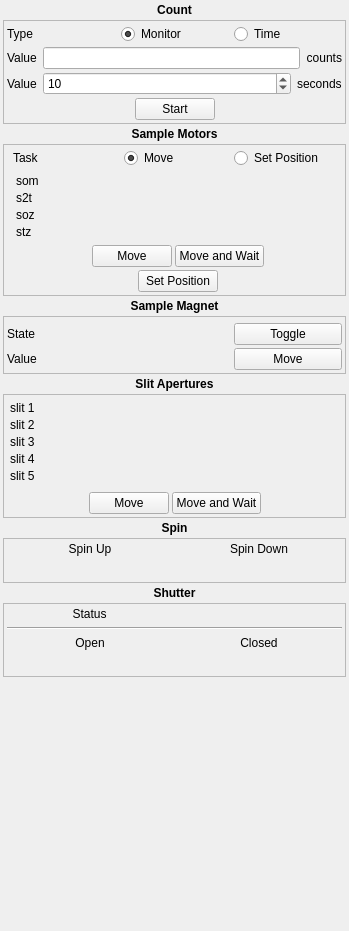
<?xml version="1.0" encoding="UTF-8"?>
<ui version="4.0">
 <class>Form</class>
 <widget class="QWidget" name="Form">
  <property name="geometry">
   <rect>
    <x>0</x>
    <y>0</y>
    <width>349</width>
    <height>931</height>
   </rect>
  </property>
  <property name="windowTitle">
   <string>Form</string>
  </property>
  <layout class="QVBoxLayout" name="verticalLayout">
   <property name="spacing">
    <number>3</number>
   </property>
   <property name="margin">
    <number>3</number>
   </property>
   <item>
    <widget class="QLabel" name="label_14">
     <property name="text">
      <string>&lt;b&gt;Count&lt;/b&gt;</string>
     </property>
     <property name="alignment">
      <set>Qt::AlignCenter</set>
     </property>
    </widget>
   </item>
   <item>
    <widget class="QFrame" name="frame_5">
     <property name="frameShape">
      <enum>QFrame::StyledPanel</enum>
     </property>
     <property name="frameShadow">
      <enum>QFrame::Raised</enum>
     </property>
     <layout class="QVBoxLayout" name="verticalLayout_2">
      <property name="spacing">
       <number>3</number>
      </property>
      <property name="margin">
       <number>3</number>
      </property>
      <item>
       <widget class="QWidget" name="widget_3" native="true">
        <layout class="QHBoxLayout" name="horizontalLayout_2">
         <property name="margin">
          <number>0</number>
         </property>
         <item>
          <widget class="QLabel" name="label_15">
           <property name="text">
            <string>Type</string>
           </property>
          </widget>
         </item>
         <item>
          <widget class="QRadioButton" name="opMonitor">
           <property name="text">
            <string>Monitor</string>
           </property>
           <property name="checked">
            <bool>true</bool>
           </property>
           <attribute name="buttonGroup">
            <string notr="true">presetButtonGroup</string>
           </attribute>
          </widget>
         </item>
         <item>
          <widget class="QRadioButton" name="opTime">
           <property name="text">
            <string>Time</string>
           </property>
           <attribute name="buttonGroup">
            <string notr="true">presetButtonGroup</string>
           </attribute>
          </widget>
         </item>
        </layout>
       </widget>
      </item>
      <item>
       <widget class="QWidget" name="monitorPresetWidget" native="true">
        <layout class="QHBoxLayout" name="horizontalLayout_3">
         <property name="margin">
          <number>0</number>
         </property>
         <item>
          <widget class="QLabel" name="label_3">
           <property name="text">
            <string>Value</string>
           </property>
          </widget>
         </item>
         <item>
          <widget class="QLineEdit" name="monitorPresetBox"/>
         </item>
         <item>
          <widget class="QLabel" name="countUnitLabel">
           <property name="text">
            <string>counts</string>
           </property>
           <property name="alignment">
            <set>Qt::AlignRight|Qt::AlignTrailing|Qt::AlignVCenter</set>
           </property>
          </widget>
         </item>
        </layout>
       </widget>
      </item>
      <item>
       <widget class="QWidget" name="timePresetWidget" native="true">
        <layout class="QHBoxLayout" name="horizontalLayout_5">
         <property name="margin">
          <number>0</number>
         </property>
         <item>
          <widget class="QLabel" name="label_18">
           <property name="text">
            <string>Value</string>
           </property>
          </widget>
         </item>
         <item>
          <widget class="QSpinBox" name="timePresetBox">
           <property name="sizePolicy">
            <sizepolicy hsizetype="Expanding" vsizetype="Fixed">
             <horstretch>0</horstretch>
             <verstretch>0</verstretch>
            </sizepolicy>
           </property>
           <property name="minimum">
            <number>1</number>
           </property>
           <property name="maximum">
            <number>99999999</number>
           </property>
           <property name="singleStep">
            <number>10</number>
           </property>
           <property name="value">
            <number>10</number>
           </property>
          </widget>
         </item>
         <item>
          <widget class="QLabel" name="label_19">
           <property name="text">
            <string>seconds</string>
           </property>
          </widget>
         </item>
        </layout>
       </widget>
      </item>
      <item>
       <widget class="QWidget" name="widget_5" native="true">
        <layout class="QHBoxLayout" name="horizontalLayout_4">
         <property name="margin">
          <number>0</number>
         </property>
         <item>
          <spacer name="horizontalSpacer">
           <property name="orientation">
            <enum>Qt::Horizontal</enum>
           </property>
           <property name="sizeHint" stdset="0">
            <size>
             <width>40</width>
             <height>20</height>
            </size>
           </property>
          </spacer>
         </item>
         <item>
          <widget class="QPushButton" name="countStartButton">
           <property name="text">
            <string>Start</string>
           </property>
          </widget>
         </item>
         <item>
          <spacer name="horizontalSpacer_5">
           <property name="orientation">
            <enum>Qt::Horizontal</enum>
           </property>
           <property name="sizeHint" stdset="0">
            <size>
             <width>40</width>
             <height>20</height>
            </size>
           </property>
          </spacer>
         </item>
        </layout>
       </widget>
      </item>
     </layout>
    </widget>
   </item>
   <item>
    <widget class="QLabel" name="label">
     <property name="text">
      <string>&lt;b&gt;Sample Motors&lt;/b&gt;</string>
     </property>
     <property name="alignment">
      <set>Qt::AlignCenter</set>
     </property>
    </widget>
   </item>
   <item>
    <widget class="QFrame" name="frame_6">
     <property name="frameShape">
      <enum>QFrame::StyledPanel</enum>
     </property>
     <property name="frameShadow">
      <enum>QFrame::Raised</enum>
     </property>
     <layout class="QVBoxLayout" name="verticalLayout_5">
      <property name="spacing">
       <number>3</number>
      </property>
      <property name="topMargin">
       <number>3</number>
      </property>
      <property name="rightMargin">
       <number>3</number>
      </property>
      <property name="bottomMargin">
       <number>3</number>
      </property>
      <item>
       <widget class="QWidget" name="widget_11" native="true">
        <layout class="QHBoxLayout" name="horizontalLayout_12">
         <property name="spacing">
          <number>3</number>
         </property>
         <property name="margin">
          <number>0</number>
         </property>
         <item>
          <widget class="QLabel" name="label_20">
           <property name="text">
            <string>Task</string>
           </property>
          </widget>
         </item>
         <item>
          <widget class="QRadioButton" name="opSampleMove">
           <property name="text">
            <string>Move</string>
           </property>
           <property name="checked">
            <bool>true</bool>
           </property>
           <attribute name="buttonGroup">
            <string notr="true">buttonGroup</string>
           </attribute>
          </widget>
         </item>
         <item>
          <widget class="QRadioButton" name="opSampleSetPosition">
           <property name="text">
            <string>Set Position</string>
           </property>
           <attribute name="buttonGroup">
            <string notr="true">buttonGroup</string>
           </attribute>
          </widget>
         </item>
        </layout>
       </widget>
      </item>
      <item>
       <widget class="QWidget" name="widget_4" native="true">
        <layout class="QGridLayout" name="gridLayout">
         <property name="margin">
          <number>3</number>
         </property>
         <property name="spacing">
          <number>3</number>
         </property>
         <item row="1" column="2">
          <widget class="DeviceValueEdit" name="s2tEdit">
           <property name="dev" stdset="0">
            <string>s2t</string>
           </property>
           <property name="updateValue" stdset="0">
            <bool>true</bool>
           </property>
           <property name="showUnit" stdset="0">
            <bool>true</bool>
           </property>
          </widget>
         </item>
         <item row="0" column="1">
          <widget class="StatusLed" name="statusLed">
           <property name="minimumSize">
            <size>
             <width>20</width>
             <height>0</height>
            </size>
           </property>
           <property name="dev" stdset="0">
            <string>som</string>
           </property>
          </widget>
         </item>
         <item row="1" column="0">
          <widget class="QLabel" name="s2tLabel">
           <property name="text">
            <string>s2t</string>
           </property>
          </widget>
         </item>
         <item row="2" column="1">
          <widget class="StatusLed" name="statusLed_3">
           <property name="minimumSize">
            <size>
             <width>20</width>
             <height>0</height>
            </size>
           </property>
           <property name="dev" stdset="0">
            <string>soz</string>
           </property>
          </widget>
         </item>
         <item row="2" column="2">
          <widget class="DeviceValueEdit" name="sozEdit">
           <property name="dev" stdset="0">
            <string>soz</string>
           </property>
           <property name="updateValue" stdset="0">
            <bool>true</bool>
           </property>
           <property name="showUnit" stdset="0">
            <bool>true</bool>
           </property>
          </widget>
         </item>
         <item row="0" column="2">
          <widget class="DeviceValueEdit" name="somEdit">
           <property name="minimumSize">
            <size>
             <width>50</width>
             <height>0</height>
            </size>
           </property>
           <property name="dev" stdset="0">
            <string>som</string>
           </property>
           <property name="useButtons" stdset="0">
            <bool>false</bool>
           </property>
           <property name="allowEnter" stdset="0">
            <bool>true</bool>
           </property>
           <property name="updateValue" stdset="0">
            <bool>true</bool>
           </property>
           <property name="showUnit" stdset="0">
            <bool>true</bool>
           </property>
          </widget>
         </item>
         <item row="0" column="0">
          <widget class="QLabel" name="label_4">
           <property name="text">
            <string>som</string>
           </property>
          </widget>
         </item>
         <item row="2" column="0">
          <widget class="QLabel" name="label_6">
           <property name="text">
            <string>soz</string>
           </property>
          </widget>
         </item>
         <item row="1" column="1">
          <widget class="StatusLed" name="s2tStatus">
           <property name="minimumSize">
            <size>
             <width>20</width>
             <height>0</height>
            </size>
           </property>
           <property name="dev" stdset="0">
            <string>s2t</string>
           </property>
          </widget>
         </item>
         <item row="3" column="0">
          <widget class="QLabel" name="label_7">
           <property name="text">
            <string>stz</string>
           </property>
          </widget>
         </item>
         <item row="3" column="1">
          <widget class="StatusLed" name="statusLed_4">
           <property name="minimumSize">
            <size>
             <width>20</width>
             <height>0</height>
            </size>
           </property>
           <property name="dev" stdset="0">
            <string>stz</string>
           </property>
          </widget>
         </item>
         <item row="3" column="2">
          <widget class="DeviceValueEdit" name="stzEdit">
           <property name="dev" stdset="0">
            <string>stz</string>
           </property>
           <property name="updateValue" stdset="0">
            <bool>true</bool>
           </property>
           <property name="showUnit" stdset="0">
            <bool>true</bool>
           </property>
          </widget>
         </item>
        </layout>
       </widget>
      </item>
      <item>
       <widget class="QWidget" name="sampleMoveButtonWidget" native="true">
        <layout class="QHBoxLayout" name="horizontalLayout_10">
         <property name="spacing">
          <number>3</number>
         </property>
         <property name="margin">
          <number>0</number>
         </property>
         <item>
          <spacer name="horizontalSpacer_3">
           <property name="orientation">
            <enum>Qt::Horizontal</enum>
           </property>
           <property name="sizeHint" stdset="0">
            <size>
             <width>40</width>
             <height>20</height>
            </size>
           </property>
          </spacer>
         </item>
         <item>
          <widget class="QPushButton" name="sampleMoveButton">
           <property name="text">
            <string>Move</string>
           </property>
          </widget>
         </item>
         <item>
          <widget class="QPushButton" name="sampleMoveAndWaitButton">
           <property name="text">
            <string>Move and Wait</string>
           </property>
          </widget>
         </item>
         <item>
          <spacer name="horizontalSpacer_2">
           <property name="orientation">
            <enum>Qt::Horizontal</enum>
           </property>
           <property name="sizeHint" stdset="0">
            <size>
             <width>40</width>
             <height>20</height>
            </size>
           </property>
          </spacer>
         </item>
        </layout>
       </widget>
      </item>
      <item>
       <widget class="QWidget" name="sampleSetPositionButtonWidget" native="true">
        <layout class="QHBoxLayout" name="horizontalLayout_13">
         <property name="spacing">
          <number>3</number>
         </property>
         <property name="margin">
          <number>0</number>
         </property>
         <item>
          <spacer name="horizontalSpacer_7">
           <property name="orientation">
            <enum>Qt::Horizontal</enum>
           </property>
           <property name="sizeHint" stdset="0">
            <size>
             <width>40</width>
             <height>20</height>
            </size>
           </property>
          </spacer>
         </item>
         <item>
          <widget class="QPushButton" name="sampleSetPositionButton">
           <property name="text">
            <string>Set Position</string>
           </property>
          </widget>
         </item>
         <item>
          <spacer name="horizontalSpacer_8">
           <property name="orientation">
            <enum>Qt::Horizontal</enum>
           </property>
           <property name="sizeHint" stdset="0">
            <size>
             <width>40</width>
             <height>20</height>
            </size>
           </property>
          </spacer>
         </item>
        </layout>
       </widget>
      </item>
     </layout>
    </widget>
   </item>
   <item>
    <widget class="QLabel" name="label_12">
     <property name="text">
      <string>&lt;b&gt;Sample Magnet&lt;/b&gt;</string>
     </property>
     <property name="alignment">
      <set>Qt::AlignCenter</set>
     </property>
    </widget>
   </item>
   <item>
    <widget class="QFrame" name="frame_4">
     <property name="frameShape">
      <enum>QFrame::StyledPanel</enum>
     </property>
     <property name="frameShadow">
      <enum>QFrame::Raised</enum>
     </property>
     <layout class="QVBoxLayout" name="verticalLayout_3">
      <property name="spacing">
       <number>3</number>
      </property>
      <property name="margin">
       <number>3</number>
      </property>
      <item>
       <widget class="QWidget" name="widget" native="true">
        <layout class="QGridLayout" name="gridLayout_4">
         <property name="margin">
          <number>0</number>
         </property>
        </layout>
       </widget>
      </item>
      <item>
       <widget class="QWidget" name="widget_7" native="true">
        <layout class="QHBoxLayout" name="horizontalLayout_8">
         <property name="margin">
          <number>0</number>
         </property>
         <item>
          <widget class="QLabel" name="label_24">
           <property name="text">
            <string>State</string>
           </property>
          </widget>
         </item>
         <item>
          <widget class="ValueLabel" name="valueLabel">
           <property name="alignment">
            <set>Qt::AlignLeading|Qt::AlignLeft|Qt::AlignVCenter</set>
           </property>
           <property name="key" stdset="0">
            <string>hsy_switch.value</string>
           </property>
          </widget>
         </item>
         <item>
          <widget class="QPushButton" name="hsyToggleButton">
           <property name="text">
            <string>Toggle</string>
           </property>
          </widget>
         </item>
        </layout>
       </widget>
      </item>
      <item>
       <widget class="QWidget" name="widget_2" native="true">
        <layout class="QHBoxLayout" name="horizontalLayout">
         <property name="margin">
          <number>0</number>
         </property>
         <item>
          <widget class="QLabel" name="label_13">
           <property name="text">
            <string>Value</string>
           </property>
          </widget>
         </item>
         <item>
          <widget class="DeviceValueEdit" name="hsyEdit">
           <property name="dev" stdset="0">
            <string>hsy</string>
           </property>
           <property name="updateValue" stdset="0">
            <bool>true</bool>
           </property>
          </widget>
         </item>
         <item>
          <widget class="QPushButton" name="hsyMoveButton">
           <property name="text">
            <string>Move</string>
           </property>
          </widget>
         </item>
        </layout>
       </widget>
      </item>
     </layout>
    </widget>
   </item>
   <item>
    <widget class="QLabel" name="label_8">
     <property name="text">
      <string>&lt;b&gt;Slit Apertures&lt;/b&gt;</string>
     </property>
     <property name="alignment">
      <set>Qt::AlignCenter</set>
     </property>
    </widget>
   </item>
   <item>
    <widget class="QFrame" name="frame">
     <property name="frameShape">
      <enum>QFrame::StyledPanel</enum>
     </property>
     <property name="frameShadow">
      <enum>QFrame::Raised</enum>
     </property>
     <layout class="QVBoxLayout" name="verticalLayout_6">
      <property name="spacing">
       <number>3</number>
      </property>
      <property name="margin">
       <number>3</number>
      </property>
      <item>
       <widget class="QWidget" name="widget_3" native="true">
        <layout class="QGridLayout" name="gridLayout_2">
         <property name="margin">
          <number>3</number>
         </property>
         <property name="spacing">
          <number>3</number>
         </property>
         <item row="4" column="2">
          <widget class="DeviceValueEdit" name="slit5Edit">
           <property name="dev" stdset="0">
            <string>d5v</string>
           </property>
           <property name="updateValue" stdset="0">
            <bool>true</bool>
           </property>
          </widget>
         </item>
         <item row="4" column="1">
          <widget class="StatusLed" name="statusLed_7">
           <property name="minimumSize">
            <size>
             <width>20</width>
             <height>0</height>
            </size>
           </property>
           <property name="dev" stdset="0">
            <string>d5v</string>
           </property>
          </widget>
         </item>
         <item row="0" column="0">
          <widget class="QLabel" name="label_9">
           <property name="text">
            <string>slit 1</string>
           </property>
          </widget>
         </item>
         <item row="4" column="0">
          <widget class="QLabel" name="label_11">
           <property name="text">
            <string>slit 5</string>
           </property>
          </widget>
         </item>
         <item row="5" column="2">
          <widget class="QWidget" name="widget_6" native="true">
           <layout class="QHBoxLayout" name="horizontalLayout_7">
            <property name="margin">
             <number>0</number>
            </property>
           </layout>
          </widget>
         </item>
         <item row="1" column="2">
          <widget class="DeviceValueEdit" name="slit2Edit">
           <property name="dev" stdset="0">
            <string>slit2_opening</string>
           </property>
           <property name="updateValue" stdset="0">
            <bool>true</bool>
           </property>
          </widget>
         </item>
         <item row="2" column="0">
          <widget class="QLabel" name="label_25">
           <property name="text">
            <string>slit 3</string>
           </property>
          </widget>
         </item>
         <item row="1" column="1">
          <widget class="StatusLed" name="statusLed_6">
           <property name="minimumSize">
            <size>
             <width>20</width>
             <height>0</height>
            </size>
           </property>
           <property name="dev" stdset="0">
            <string>slit2_opening</string>
           </property>
          </widget>
         </item>
         <item row="1" column="0">
          <widget class="QLabel" name="label_10">
           <property name="text">
            <string>slit 2</string>
           </property>
          </widget>
         </item>
         <item row="0" column="2">
          <widget class="DeviceValueEdit" name="slit1Edit">
           <property name="dev" stdset="0">
            <string>slit1_opening</string>
           </property>
           <property name="updateValue" stdset="0">
            <bool>true</bool>
           </property>
          </widget>
         </item>
         <item row="0" column="1">
          <widget class="StatusLed" name="statusLed_5">
           <property name="minimumSize">
            <size>
             <width>20</width>
             <height>0</height>
            </size>
           </property>
           <property name="dev" stdset="0">
            <string>sli1_opening</string>
           </property>
          </widget>
         </item>
         <item row="2" column="1">
          <widget class="StatusLed" name="statusLed_8">
           <property name="dev" stdset="0">
            <string>slit3_opening</string>
           </property>
          </widget>
         </item>
         <item row="2" column="2">
          <widget class="DeviceValueEdit" name="slit3Edit">
           <property name="dev" stdset="0">
            <string>slit3_opening</string>
           </property>
           <property name="updateValue" stdset="0">
            <bool>true</bool>
           </property>
          </widget>
         </item>
         <item row="3" column="0">
          <widget class="QLabel" name="label_26">
           <property name="text">
            <string>slit 4</string>
           </property>
          </widget>
         </item>
         <item row="3" column="1">
          <widget class="StatusLed" name="statusLed_9">
           <property name="dev" stdset="0">
            <string>slit4_opening</string>
           </property>
          </widget>
         </item>
         <item row="3" column="2">
          <widget class="DeviceValueEdit" name="slit4Edit">
           <property name="dev" stdset="0">
            <string>slit4_opening</string>
           </property>
           <property name="updateValue" stdset="0">
            <bool>true</bool>
           </property>
          </widget>
         </item>
        </layout>
       </widget>
      </item>
      <item>
       <widget class="QWidget" name="widget_10" native="true">
        <layout class="QHBoxLayout" name="horizontalLayout_11">
         <property name="spacing">
          <number>3</number>
         </property>
         <property name="margin">
          <number>0</number>
         </property>
         <item>
          <spacer name="horizontalSpacer_4">
           <property name="orientation">
            <enum>Qt::Horizontal</enum>
           </property>
           <property name="sizeHint" stdset="0">
            <size>
             <width>40</width>
             <height>20</height>
            </size>
           </property>
          </spacer>
         </item>
         <item>
          <widget class="QPushButton" name="slitMoveButton">
           <property name="text">
            <string>Move</string>
           </property>
          </widget>
         </item>
         <item>
          <widget class="QPushButton" name="slitMoveAndWaitButton">
           <property name="text">
            <string>Move and Wait</string>
           </property>
          </widget>
         </item>
         <item>
          <spacer name="horizontalSpacer_6">
           <property name="orientation">
            <enum>Qt::Horizontal</enum>
           </property>
           <property name="sizeHint" stdset="0">
            <size>
             <width>40</width>
             <height>20</height>
            </size>
           </property>
          </spacer>
         </item>
        </layout>
       </widget>
      </item>
     </layout>
    </widget>
   </item>
   <item>
    <widget class="QLabel" name="label_2">
     <property name="text">
      <string>&lt;b&gt;Spin&lt;/b&gt;</string>
     </property>
     <property name="alignment">
      <set>Qt::AlignCenter</set>
     </property>
    </widget>
   </item>
   <item>
    <widget class="QFrame" name="frame_2">
     <property name="frameShape">
      <enum>QFrame::StyledPanel</enum>
     </property>
     <property name="frameShadow">
      <enum>QFrame::Raised</enum>
     </property>
     <layout class="QGridLayout" name="gridLayout_5">
      <property name="margin">
       <number>3</number>
      </property>
      <property name="spacing">
       <number>3</number>
      </property>
      <item row="0" column="0">
       <widget class="QLabel" name="label_16">
        <property name="text">
         <string>Spin Up</string>
        </property>
        <property name="alignment">
         <set>Qt::AlignCenter</set>
        </property>
       </widget>
      </item>
      <item row="1" column="0">
       <widget class="SinglePushButton" name="singlePushButton">
        <property name="minimumSize">
         <size>
          <width>0</width>
          <height>20</height>
         </size>
        </property>
        <property name="scaledContents">
         <bool>false</bool>
        </property>
        <property name="dev" stdset="0">
         <string>SpinFlipper</string>
        </property>
        <property name="stateActive" stdset="0">
         <string>SPIN UP</string>
        </property>
        <property name="stateInactive" stdset="0">
         <string>SPIN DOWN</string>
        </property>
        <property name="toState" stdset="0">
         <string>SPIN UP</string>
        </property>
       </widget>
      </item>
      <item row="1" column="1">
       <widget class="SinglePushButton" name="singlePushButton_2">
        <property name="minimumSize">
         <size>
          <width>0</width>
          <height>20</height>
         </size>
        </property>
        <property name="dev" stdset="0">
         <string>SpinFlipper</string>
        </property>
        <property name="ledColor" stdset="0">
         <string>blue</string>
        </property>
        <property name="stateActive" stdset="0">
         <string>SPIN DOWN</string>
        </property>
        <property name="stateInactive" stdset="0">
         <string>SPIN UP</string>
        </property>
        <property name="toState" stdset="0">
         <string>SPIN DOWN</string>
        </property>
       </widget>
      </item>
      <item row="0" column="1">
       <widget class="QLabel" name="label_17">
        <property name="text">
         <string>Spin Down</string>
        </property>
        <property name="alignment">
         <set>Qt::AlignCenter</set>
        </property>
       </widget>
      </item>
     </layout>
    </widget>
   </item>
   <item>
    <widget class="QLabel" name="label_21">
     <property name="text">
      <string>&lt;b&gt;Shutter&lt;/b&gt;</string>
     </property>
     <property name="alignment">
      <set>Qt::AlignCenter</set>
     </property>
    </widget>
   </item>
   <item>
    <widget class="QFrame" name="frame_7">
     <property name="frameShape">
      <enum>QFrame::StyledPanel</enum>
     </property>
     <property name="frameShadow">
      <enum>QFrame::Raised</enum>
     </property>
     <layout class="QVBoxLayout" name="verticalLayout_4">
      <property name="margin">
       <number>3</number>
      </property>
      <item>
       <widget class="QWidget" name="widget_8" native="true">
        <layout class="QHBoxLayout" name="horizontalLayout_9">
         <property name="margin">
          <number>0</number>
         </property>
         <item>
          <widget class="QLabel" name="label_27">
           <property name="text">
            <string>Status</string>
           </property>
           <property name="alignment">
            <set>Qt::AlignCenter</set>
           </property>
          </widget>
         </item>
         <item>
          <widget class="ValueLabel" name="valueLabel_2">
           <property name="alignment">
            <set>Qt::AlignCenter</set>
           </property>
           <property name="dev" stdset="0">
            <string>Shutter</string>
           </property>
           <property name="key" stdset="0">
            <string>Shutter.status[1]</string>
           </property>
          </widget>
         </item>
        </layout>
       </widget>
      </item>
      <item>
       <widget class="Line" name="line">
        <property name="orientation">
         <enum>Qt::Horizontal</enum>
        </property>
       </widget>
      </item>
      <item>
       <widget class="QWidget" name="widget_6" native="true">
        <layout class="QGridLayout" name="gridLayout_3">
         <property name="margin">
          <number>0</number>
         </property>
         <property name="spacing">
          <number>3</number>
         </property>
         <item row="1" column="1">
          <widget class="SinglePushButton" name="singlePushButton_6">
           <property name="minimumSize">
            <size>
             <width>0</width>
             <height>20</height>
            </size>
           </property>
           <property name="dev" stdset="0">
            <string>Shutter</string>
           </property>
           <property name="ledColor" stdset="0">
            <string>red</string>
           </property>
           <property name="stateActive" stdset="0">
            <string>CLOSED</string>
           </property>
           <property name="stateInactive" stdset="0">
            <string>OPEN</string>
           </property>
           <property name="toState" stdset="0">
            <string>CLOSED</string>
           </property>
          </widget>
         </item>
         <item row="1" column="0">
          <widget class="SinglePushButton" name="singlePushButton_5">
           <property name="minimumSize">
            <size>
             <width>0</width>
             <height>20</height>
            </size>
           </property>
           <property name="dev" stdset="0">
            <string>Shutter</string>
           </property>
           <property name="ledColor" stdset="0">
            <string>green</string>
           </property>
           <property name="stateActive" stdset="0">
            <string>OPEN</string>
           </property>
           <property name="stateInactive" stdset="0">
            <string>CLOSED</string>
           </property>
           <property name="toState" stdset="0">
            <string>OPEN</string>
           </property>
          </widget>
         </item>
         <item row="0" column="0">
          <widget class="QLabel" name="label_22">
           <property name="text">
            <string>Open</string>
           </property>
           <property name="alignment">
            <set>Qt::AlignCenter</set>
           </property>
          </widget>
         </item>
         <item row="0" column="1">
          <widget class="QLabel" name="label_23">
           <property name="text">
            <string>Closed</string>
           </property>
           <property name="alignment">
            <set>Qt::AlignCenter</set>
           </property>
          </widget>
         </item>
        </layout>
       </widget>
      </item>
     </layout>
    </widget>
   </item>
   <item>
    <spacer name="verticalSpacer">
     <property name="orientation">
      <enum>Qt::Vertical</enum>
     </property>
     <property name="sizeHint" stdset="0">
      <size>
       <width>20</width>
       <height>40</height>
      </size>
     </property>
    </spacer>
   </item>
  </layout>
 </widget>
 <customwidgets>
  <customwidget>
   <class>ValueLed</class>
   <extends>QLabel</extends>
   <header>nicos.guisupport.led</header>
  </customwidget>
  <customwidget>
   <class>ValueLabel</class>
   <extends>QLabel</extends>
   <header>nicos.guisupport.display</header>
  </customwidget>
  <customwidget>
   <class>SinglePushButton</class>
   <extends>PushButton</extends>
   <header>nicos.guisupport.button</header>
  </customwidget>
  <customwidget>
   <class>StatusLed</class>
   <extends>QLabel</extends>
   <header>nicos.guisupport.led</header>
  </customwidget>
  <customwidget>
   <class>PushButton</class>
   <extends>ClickableOutputLed</extends>
   <header>nicos.guisupport.button</header>
  </customwidget>
  <customwidget>
   <class>ClickableOutputLed</class>
   <extends>ValueLed</extends>
   <header>nicos.guisupport.led</header>
  </customwidget>
  <customwidget>
   <class>DeviceValueEdit</class>
   <extends>QWidget</extends>
   <header>nicos.guisupport.typedvalue</header>
  </customwidget>
 </customwidgets>
 <resources/>
 <connections/>
 <buttongroups>
  <buttongroup name="presetButtonGroup"/>
  <buttongroup name="buttonGroup"/>
 </buttongroups>
</ui>
